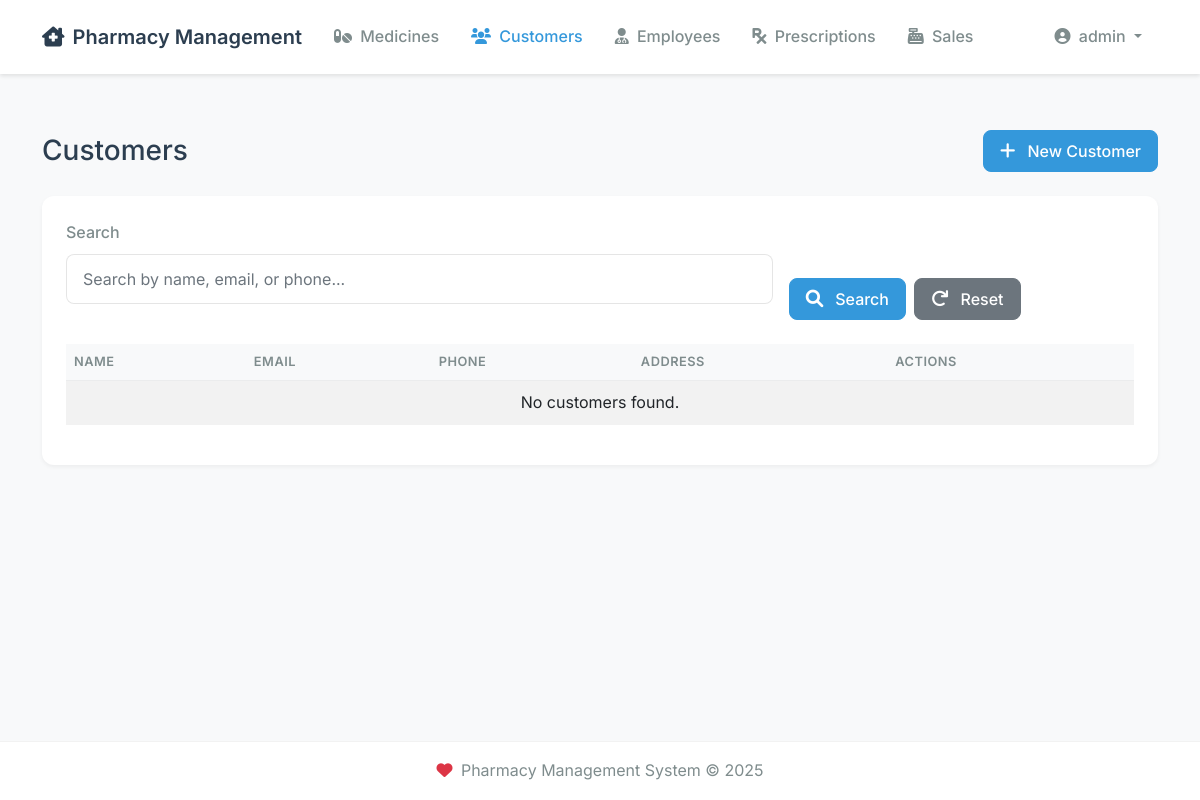
Page /customers (signed in) on the earlier database version.
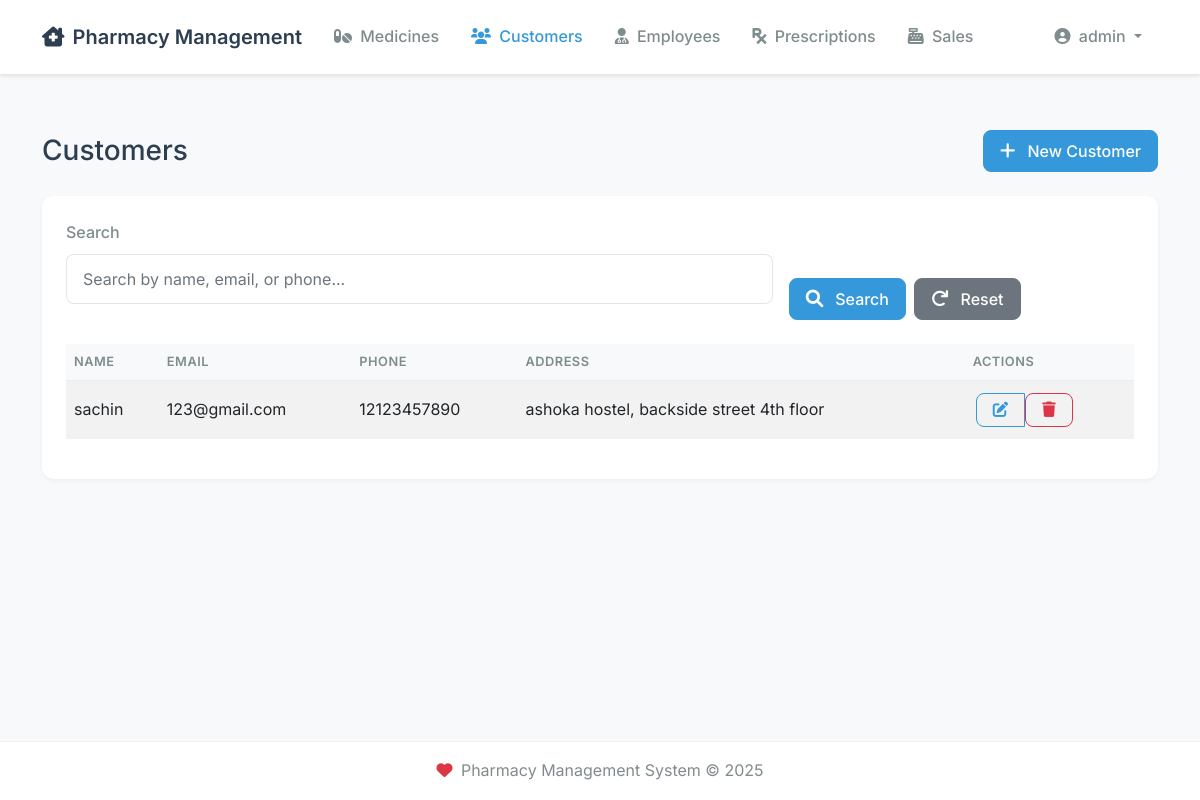
Same page on the later database version.
### models.py (models this page shows, shortened)
class Customer(db.Model):
    __tablename__ = 'customer'
    id = db.Column(db.Integer, primary_key=True)
    name = db.Column(db.String(100), nullable=False)
    email = db.Column(db.String(120), unique=True, nullable=False)
    phone = db.Column(db.String(20), nullable=False)
    address = db.Column(db.Text, nullable=False)
    created_at = db.Column(db.DateTime, nullable=False, default=datetime.utcnow)
    updated_at = db.Column(db.DateTime, nullable=False, default=datetime.utcnow, onupdate=datetime.utcnow)
    __table_args__ = (
        db.Index('idx_customer_name', 'name'),
        db.Index('idx_customer_phone', 'phone'),
    )
    sales = db.relationship('Sale', back_populates='customer', lazy='dynamic')
    prescriptions = db.relationship('Prescription', back_populates='customer', lazy='dynamic')

### routes/main.py (the view, shortened to what this page needs)
@main.route('/customers')
@login_required
def customers():
    page = request.args.get('page', 1, type=int)
    search = request.args.get('search', '')
    query = Customer.query
    customers = query.order_by(Customer.name).paginate(page=page, per_page=10, error_out=False)
    return render_template('customers.html', customers=customers, search=search)

### extensions.py (called while the page is built)
@login_manager.user_loader
def load_user(user_id):
    from models import User  # Import here to avoid circular imports
    return User.query.get(int(user_id))

### templates/customers.html (shortened to what this page needs)
{% extends "base.html" %}
{% from "macros.html" import render_pagination %}
{% block content %}
<div class="d-flex justify-content-between align-items-center mb-4">
    <h1 class="h3 mb-0">Customers</h1>
    <a href="{{ url_for('main.new_customer') }}" class="btn btn-primary">
        <i class="fas fa-plus me-1"></i> New Customer
    </a>
</div>
<div class="card">
    <div class="card-body">
        <form method="GET" class="row g-3 mb-4">
            <div class="col-md-8">
                <div class="form-group">
                    <label class="form-label">Search</label>
                    <input type="text" name="search" class="form-control" value="{{ search }}"
                           placeholder="Search by name, email, or phone...">
                </div>
            </div>
            <div class="col-md-4 d-flex align-items-end">
                <button type="submit" class="btn btn-primary me-2">
                    <i class="fas fa-search me-1"></i> Search
                </button>
                <a href="{{ url_for('main.customers') }}" class="btn btn-secondary">
                    <i class="fas fa-redo me-1"></i> Reset
                </a>
            </div>
        </form>
        <div class="table-responsive">
            <table class="table table-striped table-hover">
                <thead>
                    <tr>
                        <th>Name</th>
                        <th>Email</th>
                        <th>Phone</th>
                        <th>Address</th>
                        <th>Actions</th>
                    </tr>
                </thead>
                <tbody>
                    {% for customer in customers.items %}
                    <tr>
                        <td>{{ customer.name }}</td>
                        <td>{{ customer.email }}</td>
                        <td>{{ customer.phone }}</td>
                        <td>{{ customer.address }}</td>
                        <td>
                            <div class="btn-group" role="group">
                                <a href="{{ url_for('main.edit_customer', id=customer.id) }}"
                                   class="btn btn-sm btn-outline-primary">
                                    <i class="fas fa-edit"></i>
                                </a>
                                <form action="{{ url_for('main.delete_customer', id=customer.id) }}"
                                      method="POST" class="d-inline"
                                      onsubmit="return confirm('Are you sure you want to delete this customer?');">
                                    <button type="submit" class="btn btn-sm btn-outline-danger">
                                        <i class="fas fa-trash"></i>
                                    </button>
                                </form>
                            </div>
                        </td>
                    </tr>
                    {% else %}
                    <tr>
                        <td colspan="5" class="text-center">No customers found.</td>
                    </tr>
                    {% endfor %}
                </tbody>
            </table>
        </div>
    </div>
</div>
{% endblock %}

Differences in the rows shown:
added Customer: name "sachin", email "123@gmail.com", phone "12123457890", address "ashoka hostel, backside street 4th floor"
Other differences:
text no longer shown: "No customers found."
